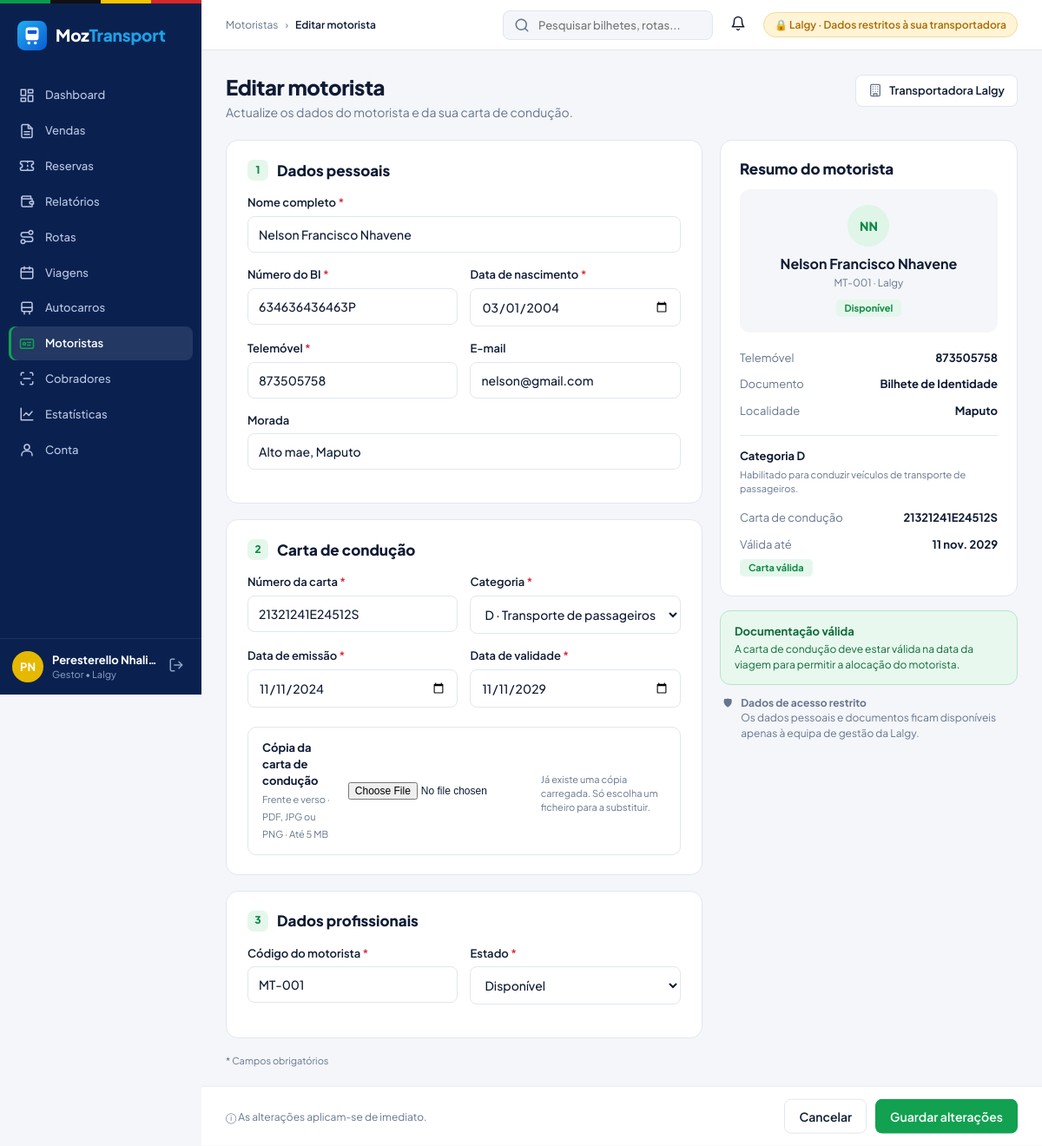
The app's page /gestor/motorista_novo.php?id=1 (signed in) with its own data.
### tables this page shows
CREATE TABLE `transportadora` (
  `id_transportadora` int(10) unsigned NOT NULL AUTO_INCREMENT,
  `nome` varchar(100) NOT NULL,
  `nuit` varchar(20) NOT NULL,
  `contacto` varchar(30) NOT NULL,
  `endereco` varchar(200) DEFAULT NULL,
  `activa` tinyint(1) NOT NULL DEFAULT 1,
  PRIMARY KEY (`id_transportadora`),
  UNIQUE KEY `uq_transportadora_nuit` (`nuit`)
);

CREATE TABLE `motorista` (
  `id_motorista` int(10) unsigned NOT NULL AUTO_INCREMENT,
  `id_transportadora` int(10) unsigned NOT NULL,
  `codigo` varchar(20) NOT NULL,
  `nome` varchar(100) NOT NULL,
  `documento` varchar(30) NOT NULL,
  `data_nascimento` date NOT NULL,
  `telefone` varchar(30) NOT NULL,
  `email` varchar(120) DEFAULT NULL,
  `morada` varchar(200) DEFAULT NULL,
  `carta_numero` varchar(30) NOT NULL,
  `carta_categoria` varchar(40) NOT NULL,
  `carta_emissao` date NOT NULL,
  `carta_validade` date NOT NULL,
  `carta_ficheiro` varchar(255) DEFAULT NULL,
  `estado` enum('disponivel','folga','inactivo') NOT NULL DEFAULT 'disponivel',
  `data_criacao` datetime NOT NULL DEFAULT current_timestamp(),
  `id_utilizador` int(11) DEFAULT NULL,
  `numero_carta` varchar(30) DEFAULT NULL,
  PRIMARY KEY (`id_motorista`),
  UNIQUE KEY `uq_motorista_codigo` (`id_transportadora`,`codigo`),
  UNIQUE KEY `uq_motorista_documento` (`documento`),
  UNIQUE KEY `uq_motorista_carta` (`carta_numero`),
  CONSTRAINT `fk_motorista_transportadora` FOREIGN KEY (`id_transportadora`) REFERENCES `transportadora` (`id_transportadora`) ON UPDATE CASCADE
);

### includes/sessao.php (called while the page is built, shortened)
<?php
require_once __DIR__ . '/../config/conexao.php';
require_once __DIR__ . '/funcoes.php';
function utilizador_logado(): ?array {
    return $_SESSION['utilizador'] ?? null;
}
function exigir_login(): void {
    global $pdo;
    $u = utilizador_logado();
    $st = $pdo->prepare('SELECT activo FROM utilizador WHERE id_utilizador = ?');
    $st->execute([$u['id_utilizador']]);
    $activo = $st->fetchColumn();
}
function exigir_perfil(array $perfis): void {
    exigir_login();
}
function tem_permissao(PDO $pdo, string $codigo): bool {
    $u = utilizador_logado();
    $st = $pdo->prepare(
        'SELECT pp.concedida FROM perfil_permissao pp
         JOIN permissao p ON p.id_permissao = pp.id_permissao
         WHERE pp.perfil = ? AND p.codigo = ?'
    );
    $st->execute([$u['perfil'], $codigo]);
    return (bool)$st->fetchColumn();
}

### includes/gestor.php (called while the page is built, shortened)
<?php
function transportadora_do_gestor(PDO $pdo): array {
    $u = utilizador_logado();
    $st = $pdo->prepare('SELECT t.id_transportadora, t.nome FROM utilizador x
                         LEFT JOIN transportadora t ON t.id_transportadora = x.id_transportadora WHERE x.id_utilizador = ?');
    $st->execute([$u['id_utilizador']]);
    $t = $st->fetch();
    return ['id' => (int)$t['id_transportadora'], 'nome' => $t['nome']];
}
function exigir_gestor(PDO $pdo, string $permissao): array {
    exigir_perfil(['gestor']);
    if (!tem_permissao($pdo, $permissao)) {
        acesso_restrito('O seu perfil não tem permissão para aceder a esta área. Contacte o administrador.');
    }
    return transportadora_do_gestor($pdo);
}

### gestor/motorista_novo.php (the view, shortened to what this page needs)
<?php
require_once __DIR__ . '/../includes/sessao.php';
require_once __DIR__ . '/../includes/gestor.php';
$transp = exigir_gestor($pdo, 'gerir_frota');
$idT = $transp['id'];
$categorias = ['D · Transporte de passageiros'];
$estados = ['disponivel' => 'Disponível', 'folga' => 'De folga', 'inactivo' => 'Inactivo'];
$v = ['nome' => '', 'documento' => '', 'nascimento' => '', 'telefone' => '', 'email' => '', 'morada' => '', 'carta_numero' => '',
      'categoria' => $categorias[0], 'emissao' => '', 'validade' => '', 'codigo' => proximo_codigo($pdo, 'motorista', 'codigo', 'MT-', $idT), 'estado' => 'disponivel'];
$idEd = (int)($_GET['id'] ?? 0);
$ed = null;
if ($idEd) {
    $st = $pdo->prepare('SELECT * FROM motorista WHERE id_motorista = ? AND id_transportadora = ?');
    $st->execute([$idEd, $idT]);
    $ed = $st->fetch();
    $v = ['nome' => $ed['nome'], 'documento' => $ed['documento'], 'nascimento' => $ed['data_nascimento'], 'telefone' => (string)$ed['telefone'],
          'email' => (string)$ed['email'], 'morada' => (string)$ed['morada'], 'carta_numero' => $ed['carta_numero'], 'categoria' => $ed['carta_categoria'],
          'emissao' => $ed['carta_emissao'], 'validade' => $ed['carta_validade'], 'codigo' => $ed['codigo'], 'estado' => $ed['estado']];
}
$tituloPagina = $ed ? 'Editar motorista' : 'Adicionar motorista';
$migalhas = ['Motoristas', $tituloPagina];
$paginaActiva = 'gestor/motoristas.php';
require __DIR__ . '/../includes/painel_inicio.php';
?>
<div class="cabecalho-pagina">
  <div><h1 class="titulo-pagina"><?= $ed ? 'Editar motorista' : 'Adicionar motorista' ?></h1>
    <p class="subtitulo-pagina"><?= $ed ? 'Actualize os dados do motorista e da sua carta de condução.' : 'Registe os dados do motorista e a sua carta de condução.' ?></p></div>
  <span class="chip-transp"><?= icone_svg('edificio') ?> Transportadora <?= e($transp['nome']) ?></span>
</div>
<form method="post" enctype="multipart/form-data" id="form-motorista" data-transportadora="<?= e($transp['nome']) ?>">
  <div class="form-frota">
    <div>
      <section class="sec-form"><h2><span class="num">1</span>Dados pessoais</h2>
        <div class="campo"><label>Nome completo <span class="obrigatorio">*</span></label><input type="text" name="nome" value="<?= e($v['nome']) ?>" required></div>
        <div class="linha-2">
          <div class="campo"><label>Número do BI <span class="obrigatorio">*</span></label><input type="text" name="documento" value="<?= e($v['documento']) ?>" maxlength="20" required></div>
          <div class="campo"><label>Data de nascimento <span class="obrigatorio">*</span></label><input type="date" name="nascimento" value="<?= e($v['nascimento']) ?>" required></div>
        </div>
        <div class="linha-2">
          <div class="campo"><label>Telemóvel <span class="obrigatorio">*</span></label><input type="tel" name="telefone" value="<?= e($v['telefone']) ?>" placeholder="841234567" required data-contacto></div>
          <div class="campo"><label>E-mail</label><input type="email" name="email" value="<?= e($v['email']) ?>"></div>
        </div>
        <div class="campo"><label>Morada</label><input type="text" name="morada" value="<?= e($v['morada']) ?>" placeholder="Bairro da Matola, Maputo"></div>
      </section>
      <section class="sec-form"><h2><span class="num">2</span>Carta de condução</h2>
        <div class="linha-2">
          <div class="campo"><label>Número da carta <span class="obrigatorio">*</span></label><input type="text" name="carta_numero" value="<?= e($v['carta_numero']) ?>" required></div>
          <div class="campo"><label>Categoria <span class="obrigatorio">*</span></label>
            <select name="categoria"><?php foreach ($categorias as $c): ?><option <?= $v['categoria'] === $c ? 'selected' : '' ?>><?= e($c) ?></option><?php endforeach; ?></select></div>
        </div>
        <div class="linha-2">
          <div class="campo"><label>Data de emissão <span class="obrigatorio">*</span></label><input type="date" name="emissao" value="<?= e($v['emissao']) ?>" max="<?= date('Y-m-d') ?>" required></div>
          <div class="campo"><label>Data de validade <span class="obrigatorio">*</span></label><input type="date" name="carta_validade" value="<?= e($v['validade']) ?>" required></div>
        </div>
        <div class="upload-caixa"><div><b>Cópia da carta de condução</b><small>Frente e verso · PDF, JPG ou PNG · Até 5 MB</small></div>
          <input type="file" name="carta_ficheiro" accept=".pdf,.jpg,.jpeg,.png,application/pdf,image/jpeg,image/png">
          <?php if ($ed && $ed['carta_ficheiro']): ?><small style="display:block;margin-top:6px">Já existe uma cópia carregada. Só escolha um ficheiro para a substituir.</small><?php endif; ?></div>
      </section>
      <section class="sec-form"><h2><span class="num">3</span>Dados profissionais</h2>
        <div class="linha-2">
          <div class="campo"><label>Código do motorista <span class="obrigatorio">*</span></label><input type="text" name="codigo" value="<?= e($v['codigo']) ?>" required></div>
          <div class="campo"><label><?= $ed ? 'Estado' : 'Estado inicial' ?> <span class="obrigatorio">*</span></label>
            <select name="estado"><?php foreach ($estados as $k => $n): ?><option value="<?= $k ?>" <?= $v['estado'] === $k ? 'selected' : '' ?>><?= e($n) ?></option><?php endforeach; ?></select></div>
        </div>
      </section>
      <p class="pequeno">* Campos obrigatórios</p>
    </div>
    <aside class="resumo-lateral">
      <div class="resumo-box"><h2>Resumo do motorista</h2>
        <div class="resumo-cartao"><span class="iniciais" id="rs-iniciais">—</span><b id="rs-nome">Nome do motorista</b>
          <small id="rs-codigo">—</small><span class="etq-g etq-pago" id="rs-estado">Disponível</span></div>
        <div class="linhas-resumo">
          <div class="l"><span>Telemóvel</span><b id="rs-telefone">—</b></div>
          <div class="l"><span>Documento</span><b>Bilhete de Identidade</b></div>
          <div class="l"><span>Localidade</span><b id="rs-localidade">—</b></div>
        </div>
        <hr style="border:0;border-top:1px solid var(--borda);margin:12px 0">
        <b style="font-size:13px">Categoria D</b>
        <p class="pequeno" style="margin:4px 0 10px">Habilitado para conduzir veículos de transporte de passageiros.</p>
        <div class="linhas-resumo">
          <div class="l"><span>Carta de condução</span><b id="rs-carta">—</b></div>
          <div class="l"><span>Válida até</span><b id="rs-validade">—</b></div>
        </div>
        <span id="rs-validade-badge"></span>
      </div>
      <div class="aviso-verde" id="aviso-doc"><b>Documentação válida</b>A carta de condução deve estar válida na data da viagem para permitir a alocação do motorista.</div>
      <div class="nota-restrita">🛡 <span><b>Dados de acesso restrito</b><br>Os dados pessoais e documentos ficam disponíveis apenas à equipa de gestão da <?= e($transp['nome']) ?>.</span></div>
    </aside>
  </div>
  <div class="barra-form">
    <span class="nota"><?= $ed ? 'ⓘ As alterações aplicam-se de imediato.' : 'ⓘ O motorista ficará disponível para alocação em viagens.' ?></span>
    <div class="botoes"><a class="btn btn-sec" href="<?= e(url('gestor/motoristas.php')) ?>">Cancelar</a>
      <button class="btn btn-verde" type="submit"><?= $ed ? 'Guardar alterações' : '+ Adicionar motorista' ?></button></div>
  </div>
</form>
<?php require __DIR__ . '/../includes/painel_fim.php'; ?>

### includes/painel_inicio.php (shortened to what this page needs)
<?php
require_once __DIR__ . '/menu.php';
require_once __DIR__ . '/notificacoes.php';
$u        = utilizador_logado();
$menu     = menu_do_perfil($u['perfil']);
$migalhas = $migalhas ?? [];
$nomeTransp = null;
if ($u['perfil'] === 'gestor') {
    $stT = $pdo->prepare('SELECT t.nome FROM utilizador x JOIN transportadora t ON t.id_transportadora = x.id_transportadora WHERE x.id_utilizador = ?');
    $stT->execute([$u['id_utilizador']]);
    $nomeTransp = $stT->fetchColumn() ?: null;
}
?>
<!DOCTYPE html>
<html lang="pt">
<head>
  <link rel="stylesheet" href="<?= e(url('assets/css/base.css') . '?v=' . (int)@filemtime(__DIR__ . '/../assets/css/base.css')) ?>">
  <link rel="stylesheet" href="<?= e(url('assets/css/painel.css') . '?v=' . (int)@filemtime(__DIR__ . '/../assets/css/painel.css')) ?>">
  <link rel="stylesheet" href="<?= e(url('assets/css/admin.css') . '?v=' . (int)@filemtime(__DIR__ . '/../assets/css/admin.css')) ?>">
  <link rel="stylesheet" href="<?= e(url('assets/css/bilheteiro.css') . '?v=' . (int)@filemtime(__DIR__ . '/../assets/css/bilheteiro.css')) ?>">
  <link rel="stylesheet" href="<?= e(url('assets/css/notificacoes.css') . '?v=' . (int)@filemtime(__DIR__ . '/../assets/css/notificacoes.css')) ?>">
  <link rel="stylesheet" href="<?= e(url('assets/css/suporte.css') . '?v=' . (int)@filemtime(__DIR__ . '/../assets/css/suporte.css')) ?>">
  <link rel="stylesheet" href="<?= e(url('assets/css/gestor.css') . '?v=' . (int)@filemtime(__DIR__ . '/../assets/css/gestor.css')) ?>">
</head>
<body class="painel perfil-<?= e($u['perfil']) ?>">
<aside class="lateral">
  <div class="lateral-logo"><?= logo_html('logo-claro') ?></div>
  <nav class="lateral-menu">
    <?php foreach ($menu as [$rotulo, $caminho, $icone]): ?>
      <a href="<?= e(url($caminho)) ?>" class="<?= ($paginaActiva ?? '') === $caminho ? 'activo' : '' ?>">
        <?= icone_svg($icone) ?><span><?= e($rotulo) ?></span>
      </a>
    <?php endforeach; ?>
  </nav>
  <div class="lateral-rodape">
    <a class="utilizador-cartao" href="<?= e(url('conta/dados_pessoais.php')) ?>" title="Dados pessoais">
      <?= avatar_html($u) ?>
      <span class="utilizador-texto">
        <strong><?= e($u['nome']) ?></strong>
        <small><?= e($u['perfil'] === 'administrador' ? 'Administrador Geral' : nome_perfil($u['perfil'])) ?><?= $nomeTransp ? ' • ' . e($nomeTransp) : (!empty($u['agencia']) ? ' • ' . e(explode(' ', $u['agencia'])[0]) : '') ?></small>
      </span>
    </a>
    <a class="sair" href="<?= e(url('auth/logout.php')) ?>" title="Terminar sessão"><?= icone_svg('sair') ?></a>
  </div>
</aside>
<div class="conteudo-geral">
  <header class="topo">
    <nav class="migalhas" aria-label="Localização">
      <?php foreach ($migalhas as $i => $m): ?>
        <?php if ($i > 0): ?><span class="sep">›</span><?php endif; ?>
        <span class="<?= $i === count($migalhas) - 1 ? 'actual' : '' ?>"><?= e($m) ?></span>
      <?php endforeach; ?>
    </nav>
    <div class="topo-direita">
      <?php if ($u['perfil'] !== 'administrador'): ?>
        <label class="pesquisa-topo"><?= icone_svg('pesquisa') ?>
          <input type="search" placeholder="Pesquisar bilhetes, rotas..." aria-label="Pesquisar">
        </label>
      <?php endif; ?>
      <?= sino_notificacoes('sino', icone_svg('sino')) ?>
      <?php if ($nomeTransp): ?>
        <span class="etiqueta-restrita">🔒 <?= e($nomeTransp) ?> · Dados restritos à sua transportadora</span>
      <?php elseif (!empty($u['agencia'])): ?>
        <span class="etiqueta-agencia"><?= e($u['agencia']) ?></span>
      <?php endif; ?>
    </div>
  </header>
  <main class="conteudo">

### records on screen
transportadora: nome "Lalgy"
motorista: nome "Nelson Francisco Nhavene", documento "634636436463P", nascimento "03/01/2004", telefone "873505758", email "nelson@gmail.com", morada "Alto mae, Maputo", carta_numero "21321241E24512S", emissao "11/11/2024", carta_validade "11/11/2029", codigo "MT-001", estado "Disponível"

### other values on screen
$rotulo "Dashboard"
$rotulo "Vendas"
$rotulo "Reservas"
$rotulo "Relatórios"
$rotulo "Rotas"
$rotulo "Viagens"
$rotulo "Autocarros"
$rotulo "Motoristas"
$rotulo "Cobradores"
$rotulo "Estatísticas"
$rotulo "Conta"
iniciais($u['nome'] ?? '?') "PN"
$u['nome'] "Peresterello Nhali…"
$m "Motoristas"
$m "Editar motorista"
